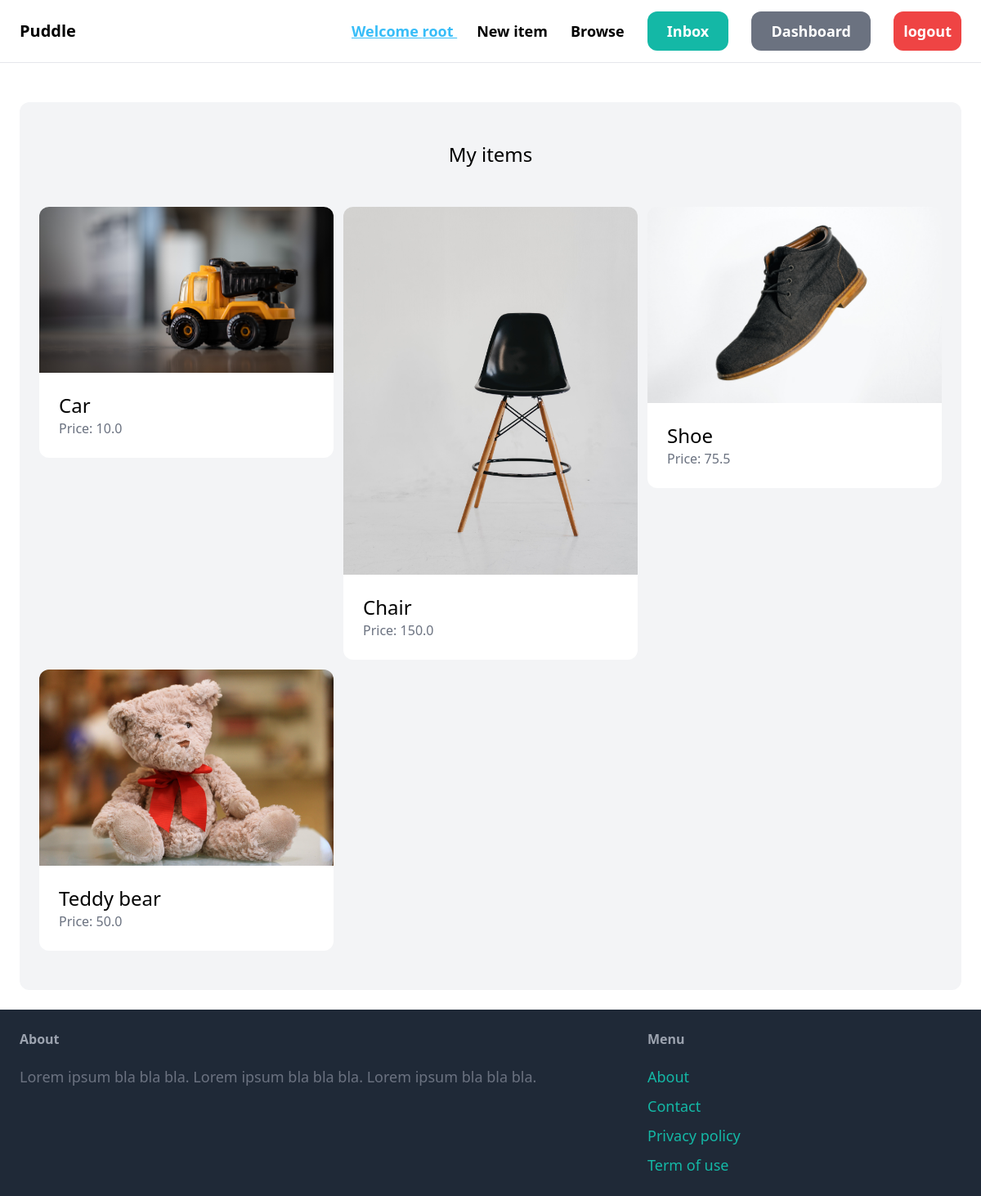
Before: /dashboard/ (signed in) with the older database file.
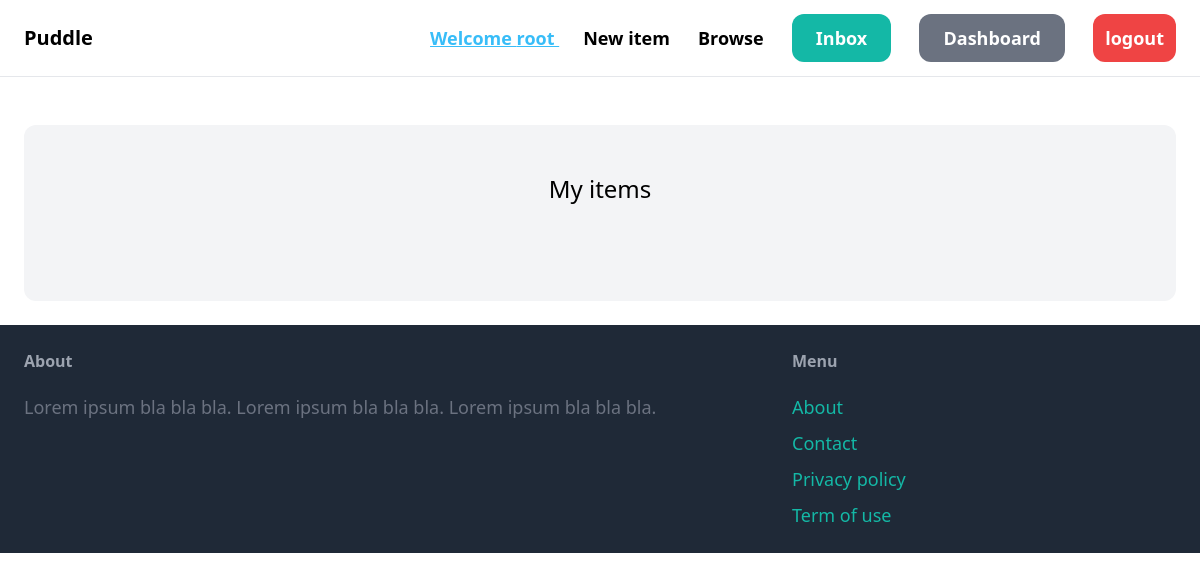
After: the same page with the newer database file.
### item/models.py (models this page shows)
class Item(models.Model):
    name = models.CharField(max_length=255)
    description = models.TextField(blank=True, null=True)
    price = models.FloatField()
    is_sold = models.BooleanField(default=False)
    created_at = models.DateTimeField(auto_now_add=True)
    created_by = models.ForeignKey(User, related_name="items", on_delete=models.CASCADE)
    category = models.ForeignKey(Category, related_name="items",on_delete=models.CASCADE)
    image = models.ImageField(upload_to="item_images", blank=True, null=True)

### dashboard/views.py (the view)
# urls.py: path('', views.index, name="index"),
@login_required
def index(request):
    items = Item.objects.filter(created_by=request.user)
    return render(request, 'dashboard/index.html', {
        'items': items,
    })

### dashboard/templates/dashboard/index.html (shortened to what this page needs)
{% extends 'core/base.html' %}
{% block content %}
    <div class="mt-6 px-6 py-12 bg-gray-100 rounded-xl">
        <h2 class="mb-12 text-2xl text-center">My items</h2>
        <div class="grid grid-cols-3 gap-3">
            {% for item in items %}
                <div>
                    <a href="{% url 'item:detail' item.id %}">
                        <div>
                            <img src="{{ item.image.url }}" class="rounded-t-xl">
                        </div>
                        <div class="p-6 bg-white rounded-b-xl">
                            <h2 class="text-2xl">{{ item.name }}</h2>
                            <p class="text-gray-500">Price: {{ item.price }}</p>
                        </div>
                    </a>
                </div>
            {% endfor %}
        </div>
    </div>
{% endblock %}

Changed rows visible on the page:
no longer on this page (row edited): Item: image (picture), name "Car", price "10.0"
removed Item: image (picture), name "Chair", price "150.0"
removed Item: image (picture), name "Shoe", price "75.5"
removed Item: image (picture), name "Teddy bear", price "50.0"
